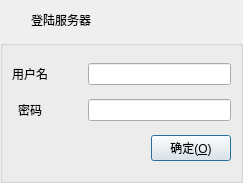
<?xml version="1.0" encoding="UTF-8"?>
<ui version="4.0">
 <class>LoginDlg</class>
 <widget class="QDialog" name="LoginDlg">
  <property name="geometry">
   <rect>
    <x>0</x>
    <y>0</y>
    <width>243</width>
    <height>183</height>
   </rect>
  </property>
  <property name="windowTitle">
   <string>登陆</string>
  </property>
  <property name="windowIcon">
   <iconset>
    <normaloff>:/WrUiClient/Title.png</normaloff>:/WrUiClient/Title.png</iconset>
  </property>
  <layout class="QVBoxLayout" name="verticalLayout">
   <property name="spacing">
    <number>0</number>
   </property>
   <property name="leftMargin">
    <number>0</number>
   </property>
   <property name="topMargin">
    <number>0</number>
   </property>
   <property name="rightMargin">
    <number>0</number>
   </property>
   <property name="bottomMargin">
    <number>0</number>
   </property>
   <item>
    <widget class="QWidget" name="widget_title" native="true">
     <property name="sizePolicy">
      <sizepolicy hsizetype="Preferred" vsizetype="Fixed">
       <horstretch>0</horstretch>
       <verstretch>0</verstretch>
      </sizepolicy>
     </property>
     <property name="minimumSize">
      <size>
       <width>100</width>
       <height>28</height>
      </size>
     </property>
     <layout class="QHBoxLayout" name="horizontalLayout_4">
      <property name="spacing">
       <number>0</number>
      </property>
      <property name="leftMargin">
       <number>0</number>
      </property>
      <property name="topMargin">
       <number>0</number>
      </property>
      <property name="rightMargin">
       <number>0</number>
      </property>
      <property name="bottomMargin">
       <number>0</number>
      </property>
      <item>
       <widget class="QLabel" name="lab_Ico">
        <property name="sizePolicy">
         <sizepolicy hsizetype="Minimum" vsizetype="Preferred">
          <horstretch>0</horstretch>
          <verstretch>0</verstretch>
         </sizepolicy>
        </property>
        <property name="minimumSize">
         <size>
          <width>31</width>
          <height>0</height>
         </size>
        </property>
        <property name="text">
         <string/>
        </property>
        <property name="pixmap">
         <pixmap resource="WrUiClient.qrc">:/image/logo.png</pixmap>
        </property>
        <property name="alignment">
         <set>Qt::AlignCenter</set>
        </property>
       </widget>
      </item>
      <item>
       <widget class="QLabel" name="lab_Title">
        <property name="sizePolicy">
         <sizepolicy hsizetype="Expanding" vsizetype="Preferred">
          <horstretch>0</horstretch>
          <verstretch>0</verstretch>
         </sizepolicy>
        </property>
        <property name="styleSheet">
         <string notr="true">font: 10pt &quot;微软雅黑&quot;;</string>
        </property>
        <property name="text">
         <string>登陆服务器</string>
        </property>
        <property name="alignment">
         <set>Qt::AlignLeading|Qt::AlignLeft|Qt::AlignVCenter</set>
        </property>
       </widget>
      </item>
      <item>
       <widget class="QWidget" name="widget_menu" native="true">
        <property name="sizePolicy">
         <sizepolicy hsizetype="Minimum" vsizetype="Preferred">
          <horstretch>0</horstretch>
          <verstretch>0</verstretch>
         </sizepolicy>
        </property>
        <layout class="QHBoxLayout" name="horizontalLayout">
         <item>
          <widget class="QPushButton" name="btnMenu">
           <property name="enabled">
            <bool>true</bool>
           </property>
           <property name="sizePolicy">
            <sizepolicy hsizetype="Minimum" vsizetype="Expanding">
             <horstretch>0</horstretch>
             <verstretch>0</verstretch>
            </sizepolicy>
           </property>
           <property name="minimumSize">
            <size>
             <width>31</width>
             <height>0</height>
            </size>
           </property>
           <property name="cursor">
            <cursorShape>ArrowCursor</cursorShape>
           </property>
           <property name="focusPolicy">
            <enum>Qt::NoFocus</enum>
           </property>
           <property name="toolTip">
            <string>菜单</string>
           </property>
           <property name="text">
            <string/>
           </property>
           <property name="flat">
            <bool>true</bool>
           </property>
          </widget>
         </item>
         <item>
          <widget class="QPushButton" name="cancel_btn_">
           <property name="sizePolicy">
            <sizepolicy hsizetype="Minimum" vsizetype="Expanding">
             <horstretch>0</horstretch>
             <verstretch>0</verstretch>
            </sizepolicy>
           </property>
           <property name="minimumSize">
            <size>
             <width>40</width>
             <height>0</height>
            </size>
           </property>
           <property name="cursor">
            <cursorShape>ArrowCursor</cursorShape>
           </property>
           <property name="focusPolicy">
            <enum>Qt::NoFocus</enum>
           </property>
           <property name="toolTip">
            <string>关闭</string>
           </property>
           <property name="text">
            <string/>
           </property>
           <property name="flat">
            <bool>true</bool>
           </property>
          </widget>
         </item>
        </layout>
       </widget>
      </item>
     </layout>
    </widget>
   </item>
   <item>
    <widget class="QGroupBox" name="groupBox_login">
     <property name="title">
      <string/>
     </property>
     <layout class="QGridLayout" name="gridLayout">
      <item row="2" column="4">
       <widget class="QPushButton" name="login_btn_">
        <property name="cursor">
         <cursorShape>PointingHandCursor</cursorShape>
        </property>
        <property name="focusPolicy">
         <enum>Qt::StrongFocus</enum>
        </property>
        <property name="styleSheet">
         <string notr="true"/>
        </property>
        <property name="text">
         <string>确定(&amp;O)</string>
        </property>
        <property name="icon">
         <iconset>
          <normaloff>:/image/update.png</normaloff>:/image/update.png</iconset>
        </property>
        <property name="iconSize">
         <size>
          <width>20</width>
          <height>20</height>
         </size>
        </property>
       </widget>
      </item>
      <item row="1" column="2" colspan="3">
       <widget class="QLineEdit" name="pwd_edit_"/>
      </item>
      <item row="0" column="0">
       <widget class="QLabel" name="label">
        <property name="text">
         <string>用户名</string>
        </property>
        <property name="alignment">
         <set>Qt::AlignCenter</set>
        </property>
       </widget>
      </item>
      <item row="1" column="0">
       <widget class="QLabel" name="label_2">
        <property name="text">
         <string>密码</string>
        </property>
        <property name="alignment">
         <set>Qt::AlignCenter</set>
        </property>
       </widget>
      </item>
      <item row="2" column="0" colspan="4">
       <widget class="QLabel" name="log_label_">
        <property name="text">
         <string/>
        </property>
       </widget>
      </item>
      <item row="0" column="2" colspan="3">
       <widget class="QLineEdit" name="usr_name_edit_"/>
      </item>
     </layout>
    </widget>
   </item>
  </layout>
 </widget>
 <tabstops>
  <tabstop>usr_name_edit_</tabstop>
  <tabstop>pwd_edit_</tabstop>
  <tabstop>login_btn_</tabstop>
 </tabstops>
 <resources>
  <include location="WrUiClient.qrc"/>
 </resources>
 <connections/>
</ui>
